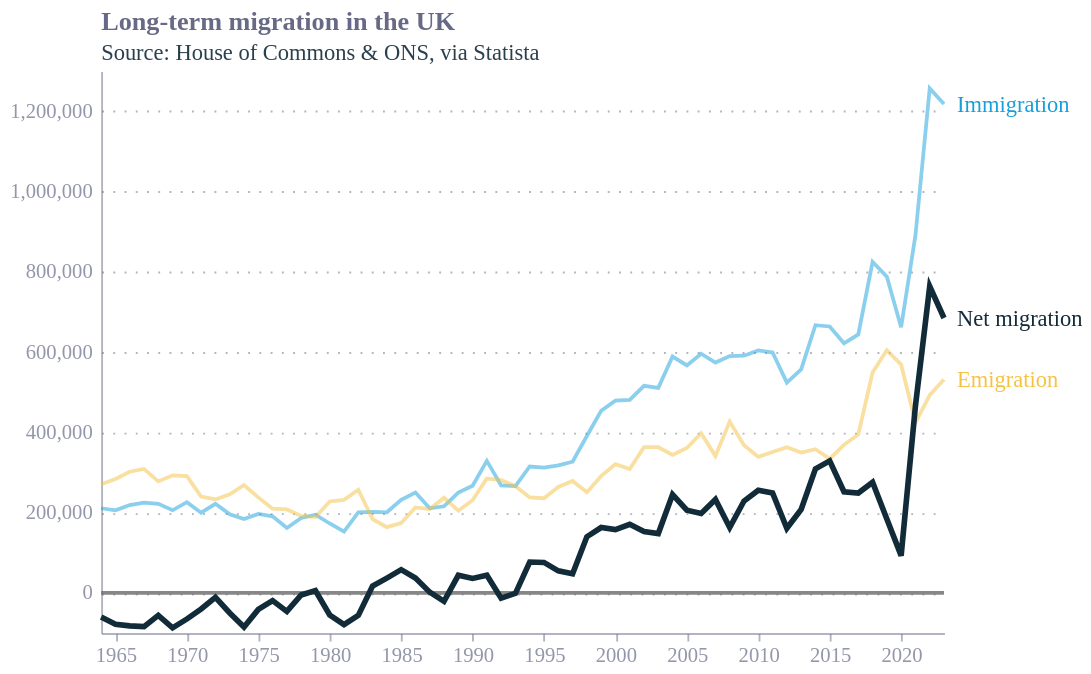

Describe this chart as a Vega-Lite specification.
### Vega-Lite specification from a JSON file in a GitHub repository (floating-point values rounded to 4 significant figures; data arrays with more than 128 entries replaced by an {"elided": "..."} marker saying what was removed)
{"config": {"font": "Circular Std", "text": {"color": "#676A86", "align": "left", "baseline": "middle", "dx": 7, "dy": 0, "fontSize": 11}, "view": {"stroke": null, "continuousWidth": 400, "continuousHeight": 300, "discreteWidth": 400, "discreteHeight": 300}, "bar": {"color": "#179fdb"}, "line": {"color": "#e6224b"}, "rule": {"color": "#676A86"}, "area": {"opacity": 0.3}, "point": {"filled": true, "size": 80, "color": "#e6224b", "opacity": 0.95}, "geoshape": {"stroke": "white", "strokeWidth": 0.3}, "rect": {"fill": "#d6d4d4", "opacity": 0.3}, "axis": {"labelColor": "#676A86", "labelFontSize": 11, "labelFont": "Circular Std", "labelOpacity": 0.7, "tickColor": "#676A86", "tickOpacity": 0.5, "domainColor": "#676A86", "domainOpacity": 0.5, "gridColor": "#676A86", "gridDash": [2, 2], "gridOpacity": 0.5, "title": null, "titleColor": "#676A86", "titleOpacity": 0.8, "tickSize": 4}, "axisXDiscrete": {"grid": false, "labelAngle": 0, "tickCount": 10, "tickOpacity": 0.5, "title": null}, "axisYDiscrete": {"ticks": false, "labelPadding": 5}, "axisXTemporal": {"grid": false, "ticks": true}, "axisXQuantitative": {"grid": true}, "axisYQuantitative": {"gridColor": "#676A86", "gridDash": [1, 5], "gridOpacity": 0.5, "ticks": false, "labelPadding": 5, "tickCount": 8, "titleAngle": 0, "titleAlign": "left", "titleBaseline": "bottom", "titleX": 0, "titleY": -5}, "title": {"color": "#676A86", "subtitleColor": "#122b39E6", "font": "Circular Std", "subtitleFont": "Circular Std", "anchor": "start", "dx": 24, "fontSize": 14, "subtitleFontSize": 12, "subtitlePadding": 4, "offset": 0}, "legend": {"titleColor": "#122b39", "title": null, "labelColor": "#122b39", "labelFontSize": 11}}, "layer": [{"data": {"name": "data-a0a55d106695e8d630baff0f16eee66d"}, "mark": {"type": "rule", "color": "dimgrey", "opacity": 0.8, "size": 2}, "encoding": {"y": {"field": "y", "type": "quantitative"}}}, {"data": {"name": "data-51ba004b3420b432a4e3d506cc3ebfa3"}, "mark": {"type": "line"}, "encoding": {"color": {"field": "Measure", "legend": null, "scale": {"range": ["#f4c245", "#179fdb", "#122b39"]}, "type": "nominal"}, "opacity": {"condition": {"test": "(datum.Measure === 'Net migration')", "value": 1}, "value": 0.5}, "strokeWidth": {"condition": {"test": "(datum.Measure === 'Net migration')", "value": 3}, "value": 2}, "x": {"field": "Year", "type": "temporal"}, "y": {"field": "Value", "type": "quantitative"}}, "title": {"text": "Long-term migration in the UK", "dx": 0, "frame": "group", "subtitle": ["Source: House of Commons & ONS, via Statista"]}}, {"data": {"name": "data-51ba004b3420b432a4e3d506cc3ebfa3"}, "mark": {"type": "text", "fontSize": 12}, "encoding": {"color": {"field": "Measure", "legend": null, "scale": {"range": ["#f4c245", "#179fdb", "#122b39"]}, "type": "nominal"}, "text": {"field": "Measure", "type": "nominal"}, "x": {"aggregate": "max", "field": "Year", "type": "temporal"}, "y": {"aggregate": {"argmax": "Year"}, "field": "Value", "type": "quantitative"}}, "title": {"text": "Long-term migration in the UK", "dx": 0, "frame": "group", "subtitle": ["Source: House of Commons & ONS, via Statista"]}}], "width": 450, "$schema": "https://vega.github.io/schema/vega-lite/v5.17.0.json", "datasets": {"data-a0a55d106695e8d630baff0f16eee66d": [{"y": 0}], "data-51ba004b3420b432a4e3d506cc3ebfa3": {"elided": "180 records"}}, "height": 300}
